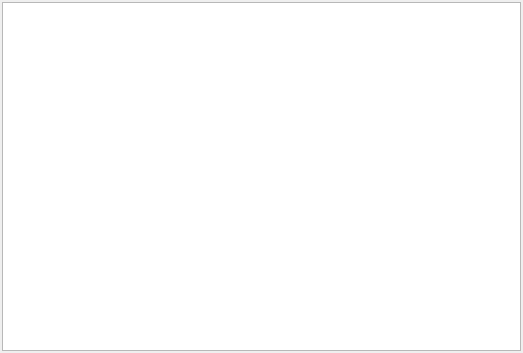
<?xml version="1.0" encoding="UTF-8"?>
<ui version="4.0">
 <class>EquipView</class>
 <widget class="QWidget" name="EquipView">
  <property name="geometry">
   <rect>
    <x>0</x>
    <y>0</y>
    <width>523</width>
    <height>353</height>
   </rect>
  </property>
  <property name="windowTitle">
   <string>Form</string>
  </property>
  <layout class="QVBoxLayout" name="verticalLayout">
   <property name="margin">
    <number>2</number>
   </property>
   <item>
    <widget class="EntityTable" name="table"/>
   </item>
  </layout>
 </widget>
 <customwidgets>
  <customwidget>
   <class>EntityTable</class>
   <extends>QTableView</extends>
   <header>widgets/entitytable.h</header>
  </customwidget>
 </customwidgets>
 <resources/>
 <connections/>
</ui>
